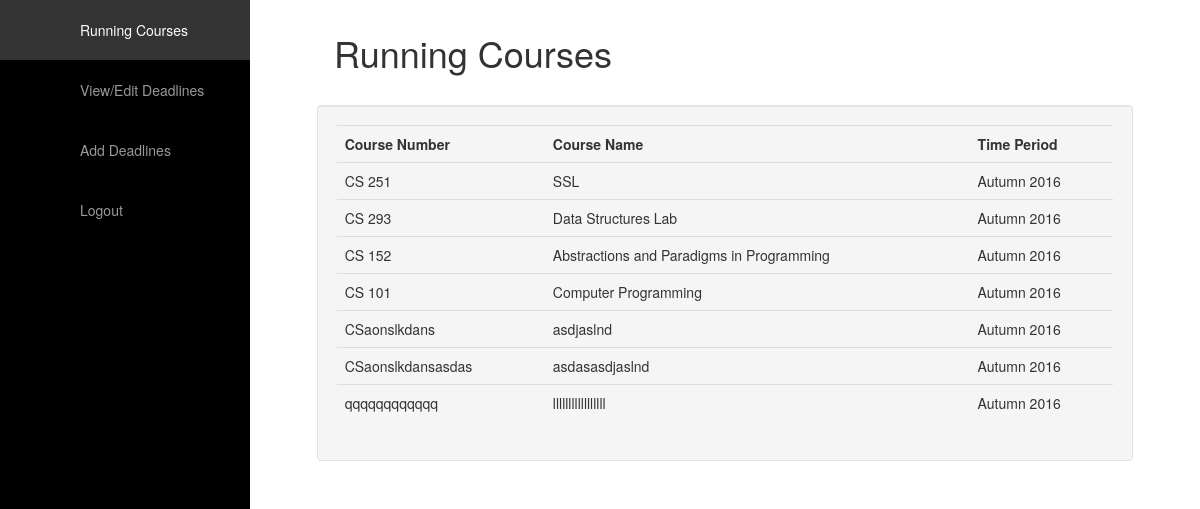
The app's page /instructor/home/ (signed in) with its own data.
### myadmin/models.py (models this page shows, shortened)
class Course(models.Model):
    course_name = models.CharField(max_length=50)
    course_number = models.CharField(max_length=10)
    time_of_year = models.CharField(max_length=10)
    year = models.IntegerField()

### instructor/views.py (the view)
@login_required(login_url='/login/')
def home(request):
    if isInstructor(request.user.username):
        all_courses = Course.objects.all()
        context = {'all_courses': all_courses}
        return render(request, "instructor/home.html", context)
    return HttpResponse("Permission Denied - You are not an instructor")

### instructor/views.py (called while the page is built)
def isInstructor(username):
    if username[0] == "i" or username[0] == 's':          #REMOVE LATER
        return True
    return False

### instructor/templates/instructor/home.html (shortened to what this page needs)
{% extends "instructor/instructor_base.html" %}
{% block content %}
<div id="page-content-wrapper" class="">
    <div class="page-content inset">
        <div class="content-header">
             <h1 id="home" class="">
                    <a id="menu-toggle" href="#" class="btn btn-menu btn-lg toggle">
                    </a>
                 Running Courses
                </h1>
            </div>
        </div>
        <div class="row">
            <div class="col-md-1"></div>
            <div class="col-md-10 well">
                <table class="table">
                    <tr>
                        <th>Course Number</th>
                        <th>Course Name</th>
                        <th>Time Period</th>
                    </tr>
                    {% for course in all_courses %}
                        <tr>
                            <td>{{course.course_number}}</td>
                            <td>{{course.course_name}}</td>
                            <td>{{course.time_of_year}} {{course.year}}</td>
                        </tr>
                    {% endfor %}
                </table>
            </div>
        </div>
    </div>
</div>
{% endblock %}

### myadmin/static/myadmin/css/admin_base.css (style rules this page uses)
#page-content-wrapper { width: 100%; }
.content-header { height: 65px; line-height: 65px; }
.content-header h1 { margin: 0; margin-left: 20px; line-height: 65px; display: inline-block; }
.btn-menu { color: #000; }
.inset { padding: 20px; }

### records on screen
Course: course_number "CS 251", course_name "SSL", time_of_year "Autumn", year "2016"
Course: course_number "CS 293", course_name "Data Structures Lab", time_of_year "Autumn", year "2016"
Course: course_number "CS 152", course_name "Abstractions and Paradigms in Programming", time_of_year "Autumn", year "2016"
Course: course_number "CS 101", course_name "Computer Programming", time_of_year "Autumn", year "2016"
Course: course_number "CSaonslkdans", course_name "asdjaslnd", time_of_year "Autumn", year "2016"
Course: course_number "CSaonslkdansasdas", course_name "asdasasdjaslnd", time_of_year "Autumn", year "2016"
Course: course_number "qqqqqqqqqqqq", course_name "lllllllllllllllll", time_of_year "Autumn", year "2016"
